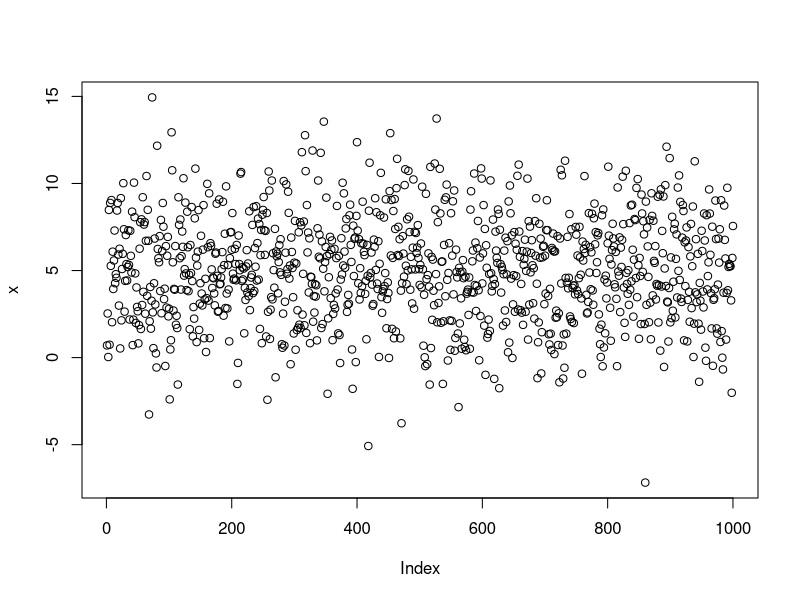
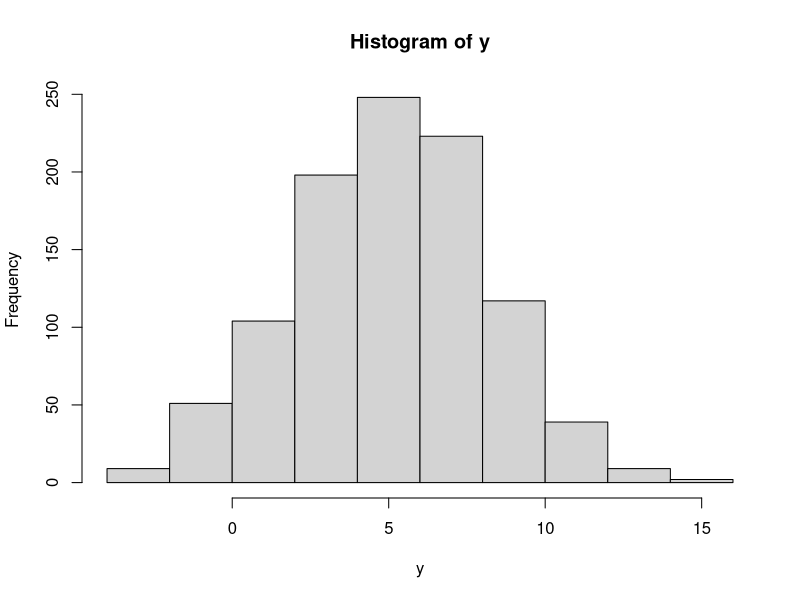
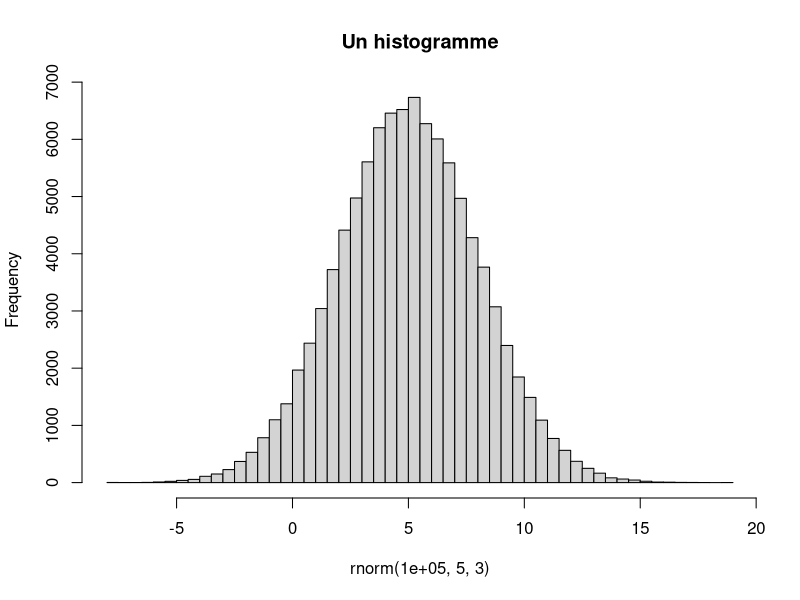
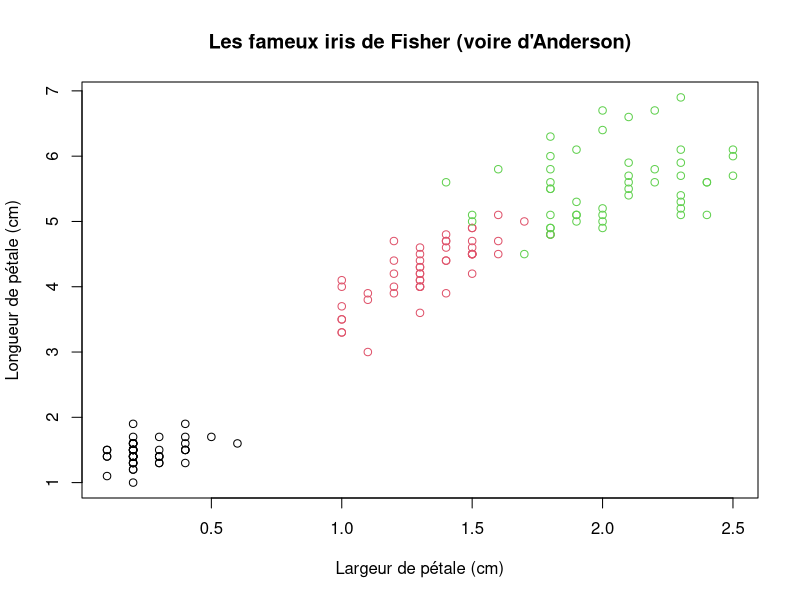
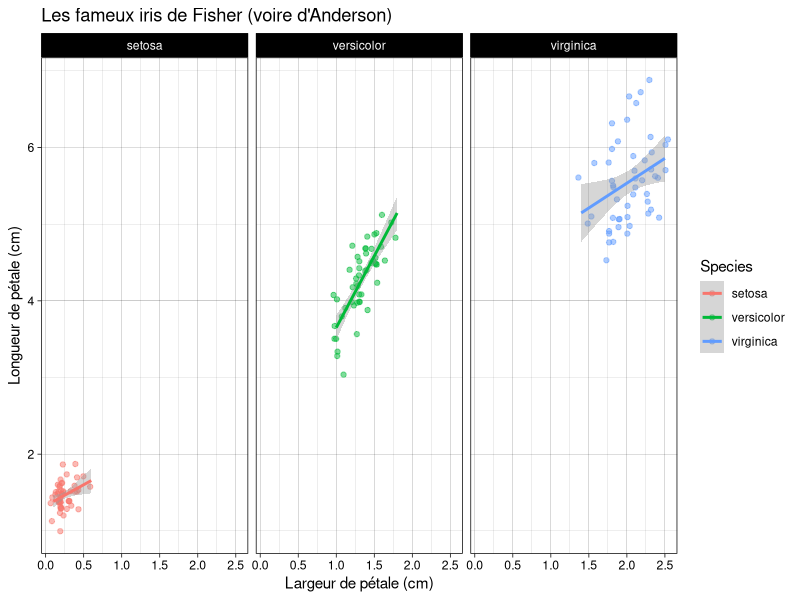
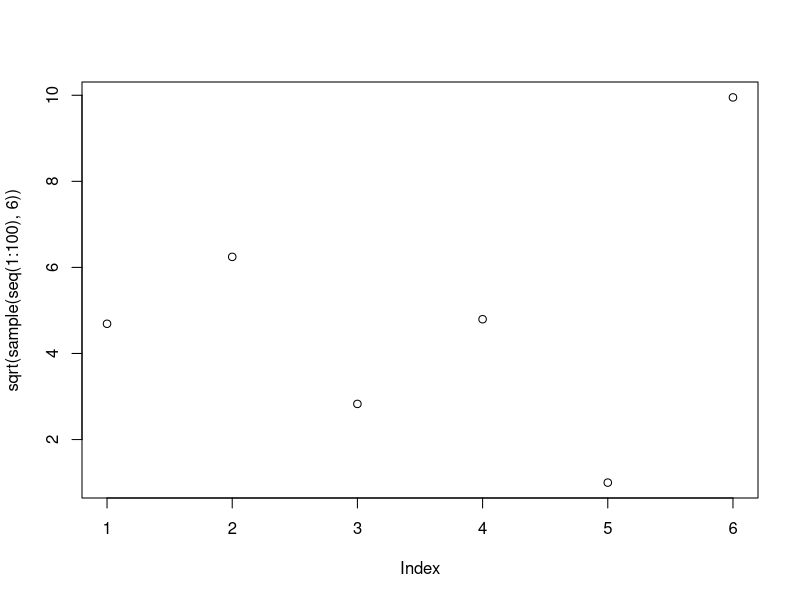
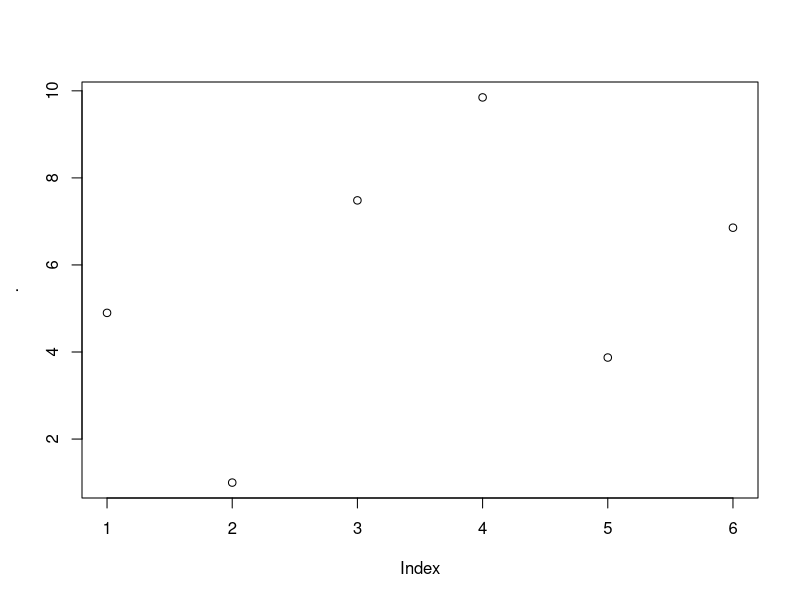

Write the R code that produced these figures, in order.
## ---- chunk 1
1+1
## ---- chunk 2
# this is a comment. R ignores you, you should not!
# add two numbers
1+1 # comments can also live after a command
# but not before (on the same line): 3+3
## ---- chunk 3
# back to school
1+2
3-4
2/3
2*2

# beyond +, -, /, *
2^4 
sqrt(9) # equivalent to 9^(1/2)
7%%3

# precedence rules apply
(1.5-2)*4
1.5-2*4
## ---- chunk 4
plop <- 3
plop^2
## ---- chunk 5
plop <- 2
plop+3
## ---- chunk 6
plip <- 7
plop*plip
## ---- chunk 7
toto <- c(1, 2, 3, 4, 5)
toto*2
## ---- chunk 8
length(toto) 
head(toto, 2) # show the first 2 values
tail(toto, 3) # show the last 3 values
## ---- chunk 9
seq(1, 10)
## ---- chunk 10
1:5
-1:4
## ---- chunk 11
tonton <- 1:5
rep(tonton, 2)
rep(tonton, each=3)
## ---- chunk 12
seq(from=1, to=5)
seq(to=5)
## ---- chunk 13
seq(fr=0, to=2, length=5)
## ---- chunk 14
seq(-3, 4, 12)
## ---- chunk 15
plus3 <- function(x) {
  x+3
}

plus3(5)
plus3(1:3)
## ---- chunk 16
toto <- 1:5
toto*3
## ---- chunk 17
toto <- c(1, 2, 3, 4)
tata <- c(5, 4, 3)
toto*tata
## ---- chunk 18
tutu <- c(7, 12, 2, 5, 4)
tutu[1]
tutu[3]
tutu[length(tutu)] # take the last value of tutu, no matter tutu' length
tutu[c(2, 4)]
## ---- chunk 19
tutu
tutu[c(2, 3)] <- c(-1, -3)
tutu

tutu[c(2, 3)] <- 0.5  # indexing, assignation and recycling combined!
tutu

## ---- chunk 20
tutu
tutu[-1]
tutu[-c(1, 3)] <- pi
tutu
## ---- chunk 21
toto <- c(6, 5, 4, 3)
tata <- c(2, 3)
toto[tata]
toto[-tata]
## ---- chunk 22
tonton <- c(4, 8, 2, 9, 1, 3, 5)
test <- tonton < 5  # tests a condition
test
which(test) # returns indices of TRUE

# this can be used to index
tonton[which(test)]
# or more directly
tonton[test] # filter elements of tonton lower than 5

# conditions can be combined
tonton[tonton < 5 & tonton >=2] # same with lower than 5 AND higher or equal to 2
tata <- c(7:1)
tonton[tata %in% c(3, 4, 5)] # takes the elements of tonton for which those of that are in 3:5

## ---- chunk 23
class(toto)
## ---- chunk 24
prenom <- c("Hildegarde", "Jean-Jacques", "Victor")
prenom
## ---- chunk 25
stature <- c(178, 163, 184)
stature
class(stature)
## ---- chunk 26
genre <- factor(c("femme", "homme", "autre"))
class(genre)
genre
## ---- chunk 27
genre2 <- c(genre, "licorne")
genre2
class(genre2)
## ---- chunk 28
formation <- c(TRUE, FALSE, TRUE)
class(formation)
formation
## ---- chunk 29
stature > 180
## ---- chunk 30
prenom
stature
genre
formation
## ---- chunk 31
list(toto="A", tata=c(1, 3))
list(prenom, stature)
## ---- chunk 32
data <- data.frame(prenom=prenom,
                   stature=stature,
                   genre=genre,
                   formation=formation)
data
class(data)

## ---- chunk 33
is.logical(formation)
is.factor(prenom)
is.data.frame(data)
## ---- chunk 34
as.factor(prenom)
as.character(genre)
## ---- chunk 35
data[1, ] # first row
data[, 1] # first column
data[-2, ] # everything but the second row
data[c(1, 3), -3] # first and third row, all columns but the third
## ---- chunk 36
data[, 2, drop=FALSE]
## ---- chunk 37
data$stature
## ---- chunk 38
data[[3]]
data[["genre"]]
## ---- chunk 39
toto <- 5:3
toto
toto[2]
toto[[2]]
## ---- chunk 40
tata <- list(wagon1="a", wagon2=1:3)
# [ picks a list element
tata[2]
class(tata[2])

# [[ picks a list element AND drops the list
tata[[2]]
class(tata[[2]])
## ---- chunk 41
tata$wagon2
## ---- chunk 42
m <- matrix(c(3, 1, 9.2, 6, 7, 0), nrow=2)
m
## ---- chunk 43
dim(m)
nrow(m)
ncol(m)
rownames(m) <- c("plop", "plip")
rownames(m) # idem for colnames
## ---- chunk 44
apply(m, 2, sum)
## ---- chunk 45
a <- array(data=c(1, 2, 3, 4, 5, 6, 7, 8, 9, 10, 11, 12), dim=c(2, 3, 2))
a
## ---- chunk 46
a[1, 3, 2]
## ---- chunk 47
x <- c(5, 4, 3, 2, 1)
length(x) 
min(x)
max(x)
range(x)  # shortcut for c(min(x), max(x))
median(x) # shortcut for quantile(x, probs=0.5)
sum(x)
mean(x)   # average
sd(x)     # standard deviation
var(x)    # variance
## ---- chunk 48
f1 <- factor(c("apple", "banana", "banana", "pear", "grape", "grape"))
f2 <- factor(c("yellow", "yellow", "yellow", "green", "red", "green"))

length(f1)  # length
levels(f1)  # levels, as character
nlevels(f1) # number of levels, shortcut for length(level(f1))
table(f1)   # count occurences
table(f1, f2) # cross-tabulate factors
## ---- chunk 49
bla1 <- "tonton"
bla2 <- "tata"

nchar(bla1) # count characters
paste(bla1, bla2, sep=" et ") # see also paste0
toupper(bla1) # convert to upper case. see also tolower()
gsub("o", "i", bla1) # replace all 'o' with 'i' in bla1. see ?grep
substr(bla1, 2, 4) # character from positions 2 to 4
abbreviate(bla1) # abbreviate
## ---- chunk 50
dim(data)
nrow(data)
ncol(data) # equivalent to length(data)
summary(data) # a summary, column-wise
head(data) # show only the first rows
tail(data) # show only the last rows
# View(data) # show an interactive viewer for your data.frame
str(data)  # show the structure of your data.frame
## ---- chunk 51
set.seed(2329)
runif(10, -1, 1)
## ---- chunk 52
set.seed(2329) # ensure reproducibility
## ---- chunk 53
sample(1:6, size=1)
## ---- chunk 54
sample(1:49, size=6, replace=FALSE)
## ---- chunk 55
runif(10, 0, 1) # see ?runif
## ---- chunk 56
x <- rnorm(1e3, 5, 3)
mean(x)
sd(x)
## ---- chunk 57
y <- rnorm(1e3, 5, 3)
mean(x) - mean(y)
## ---- chunk 58
plot(x)
## ---- chunk 59
hist(y)
## ---- chunk 60
hist(rnorm(1e5, 5, 3), breaks=50, main="Un histogramme")

## ---- chunk 61
head(iris)
plot(Petal.Length~Petal.Width, data=iris, col=Species,
     xlab="Largeur de pétale (cm)", ylab="Longueur de pétale (cm)",
     main="Les fameux iris de Fisher (voire d'Anderson)")
## ---- chunk 62
library(ggplot2)
ggplot(iris) + 
  aes(x=Petal.Width, y=Petal.Length, col=Species) + 
  geom_jitter(alpha=0.5) +
  geom_smooth(method="lm", formula="y~x") +
  facet_grid(~Species) +
  xlab("Largeur de pétale (cm)") + 
  ylab("Longueur de pétale (cm)") +
  ggtitle("Les fameux iris de Fisher (voire d'Anderson)") +
  theme_linedraw()
## ---- chunk 63
library(magrittr)
plot(sqrt(sample(seq(1:100), 6)))              # road to burnout
seq(1:100) %>% sample(6) %>% sqrt() %>% plot() # let's breathe
## ---- chunk 64
x <- 45
plus3(5)
## ---- chunk 65
plus3(x)
